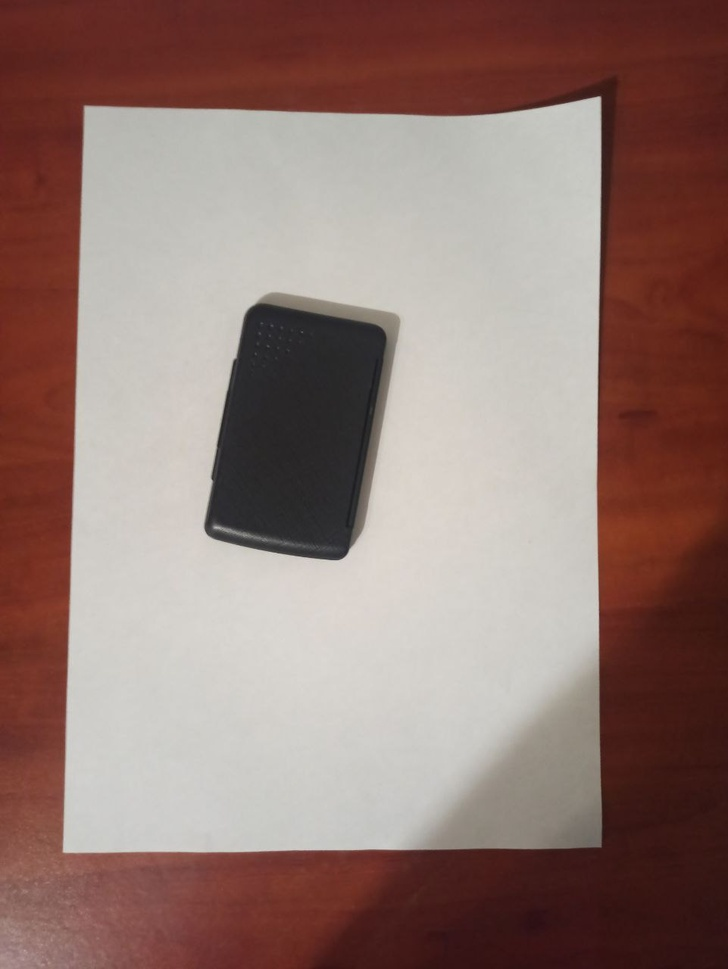
#> input picture Measurement/5460877220252874975.jpg, 728 x 969 px, shrunk from 961 x 1280 before the run
$ python -i utils.py   (imports and definitions only)
#> lines starting #> are read from the running program, lines starting #| are printed output that depends on the picture; after the words box and inside, x2 and y2 are one past the last pixel; in counts of white or black regions, pixels touching at a corner belong together
#> further down, picture is the input picture: shape (969, 728, 3); mean B, G, R 113.9, 120.2, 145.7
import cv2
import numpy as np


def get_contours(image,threshold=[100,100],min_area=1000,
                 filter_threshold=0,draw=False,show=False):
#> called with min_area = 1000, filter_threshold = 0, draw = False, show = False
    image_gray = cv2.cvtColor(image,cv2.COLOR_BGR2GRAY)
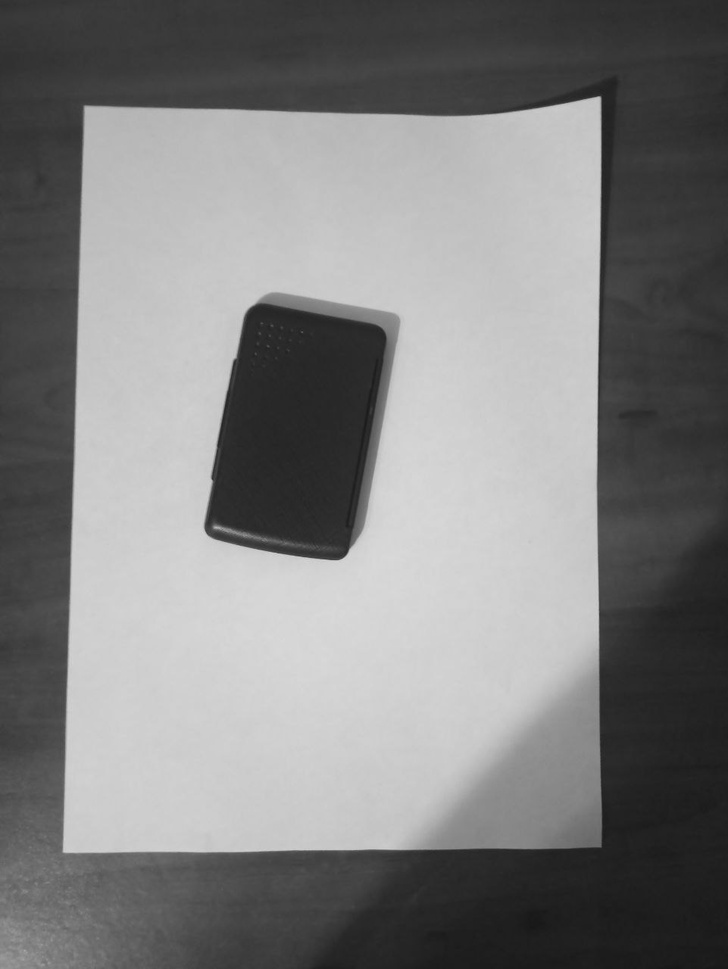
#> image_gray: shape (969, 728); min 23, max 217, mean 127.1
    image_blur = cv2.GaussianBlur(image_gray,[5,5],1)
    image_canny = cv2.Canny(image_blur,threshold[0],threshold[1])
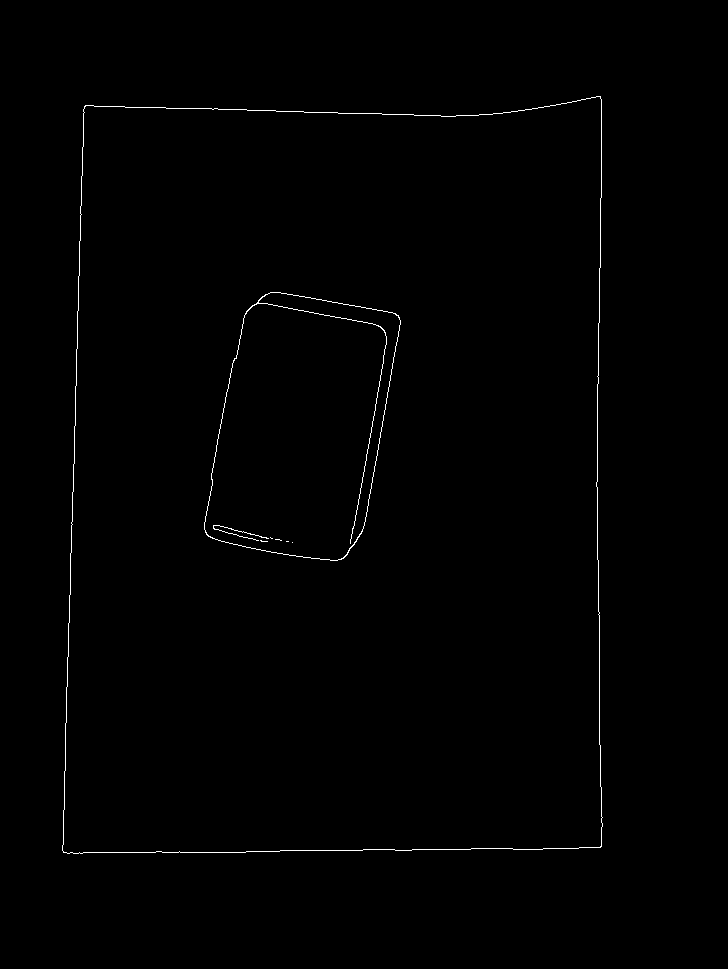
#> image_canny: shape (969, 728); 0.54% white in thin lines or dots, all inside (x1, y1, x2, y2) = (62, 96, 603, 854)
    kernel = np.ones((5,5))
    image_dil = cv2.dilate(image_canny,kernel,iterations=3)
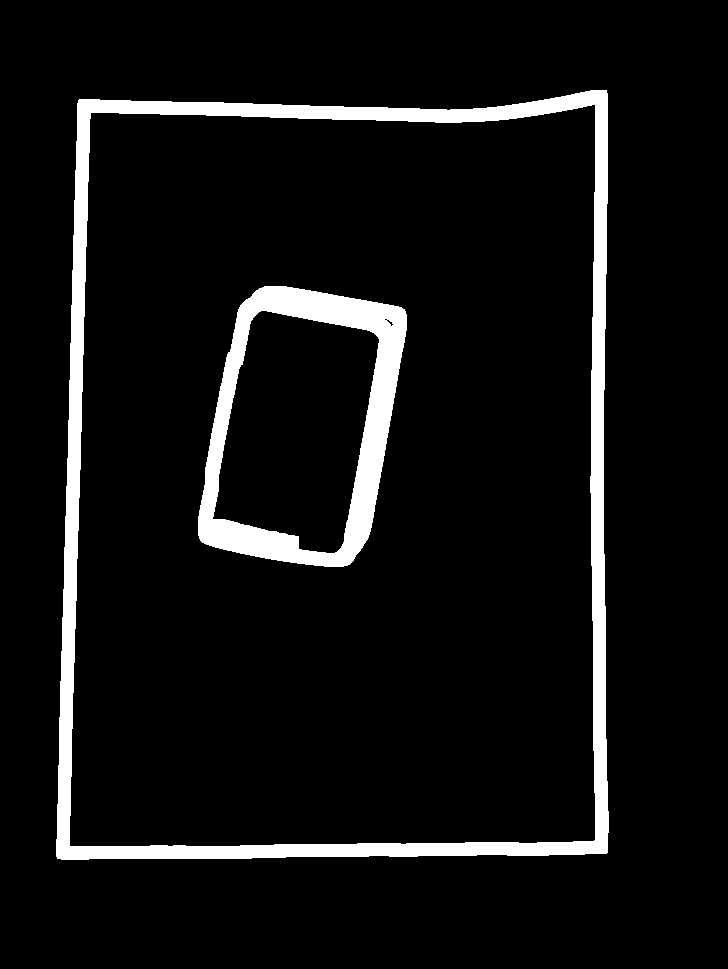
#> image_dil: shape (969, 728); 7.2% white; 2 white regions, box (x1, y1, x2, y2) and area: (56, 90, 609, 860) 34150, (198, 286, 407, 567) 16922
    image_threshold = cv2.erode(image_dil,kernel,iterations=2)
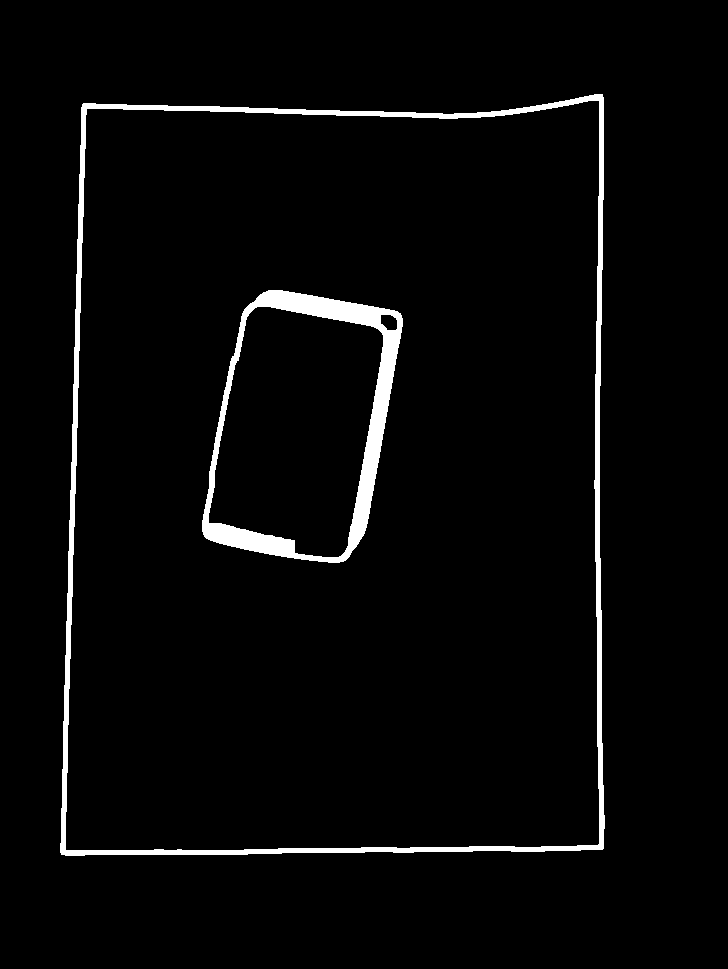
#> image_threshold: shape (969, 728); 3.2% white; 2 white regions
    if show:
        cv2.imshow('rrr',image_threshold)
    contours,_ = cv2.findContours(image_threshold,cv2.RETR_EXTERNAL,
                                cv2.CHAIN_APPROX_SIMPLE)
#> contours = 1 contour; box (x1, y1, x2, y2) and area: (60, 94, 605, 856) 394908

    final_contours = []
    for i in contours:
        area = cv2.contourArea(i)
        if area>min_area:
            perimeter = cv2.arcLength(i,True)
            approx = cv2.approxPolyDP(i,0.02*perimeter,True)
            bbox = cv2.boundingRect(approx)
            if filter_threshold > 0:
                if filter_threshold == len(approx):
                    final_contours.append([len(approx),area,approx,bbox,i])
            else:
                final_contours.append([len(approx), area, approx, bbox, i])
#> this loop made 1 pass
#> (area, perimeter, approx, bbox) on pass 1: (394908, 2598.3, [[602, 94], [82, 104], [61, 854], [603, 848]], (61, 94, 543, 761))
#> after the loop, final_contours = 1 item
    final_contours = sorted(final_contours,key=lambda x: x[1],reverse=True)
    if draw:
        for contour in final_contours:
            cv2.drawContours(image,contour[4],-1,(0,0,255),3)
    return image,final_contours


def reorder(points):
    new_points = np.zeros_like(points)
    points = points.reshape((4,2))
    add = points.sum(1)
    new_points[0] = points[np.argmin(add)]
    new_points[3] = points[np.argmax(add)]
    diff = np.diff(points,axis=1)
    new_points[1] = points[np.argmin(diff)]
    new_points[2] = points[np.argmax(diff)]
    return new_points


def warp_image(image,points,w,h,pad=20):
    points = reorder(points)
    pts1 = np.float32(points)
    pts2 = np.float32([[0,0],[w,0],[0,h],[w,h]])
    matrix = cv2.getPerspectiveTransform(pts1,pts2)
    image_warp = cv2.warpPerspective(image,matrix,(w,h))
    image_warp = image_warp[pad:image_warp.shape[0]-pad,pad:image_warp.shape[1]-pad]
    return image_warp


def find_distance(dot1,dot2):
    return np.sqrt(np.sum(np.square(dot1,dot2)))

>>> import cv2
>>> picture = cv2.imread('5460877220252874975.jpg')
>>> result = get_contours(picture)

$ run again, on Measurement/5460877220252875051.jpg
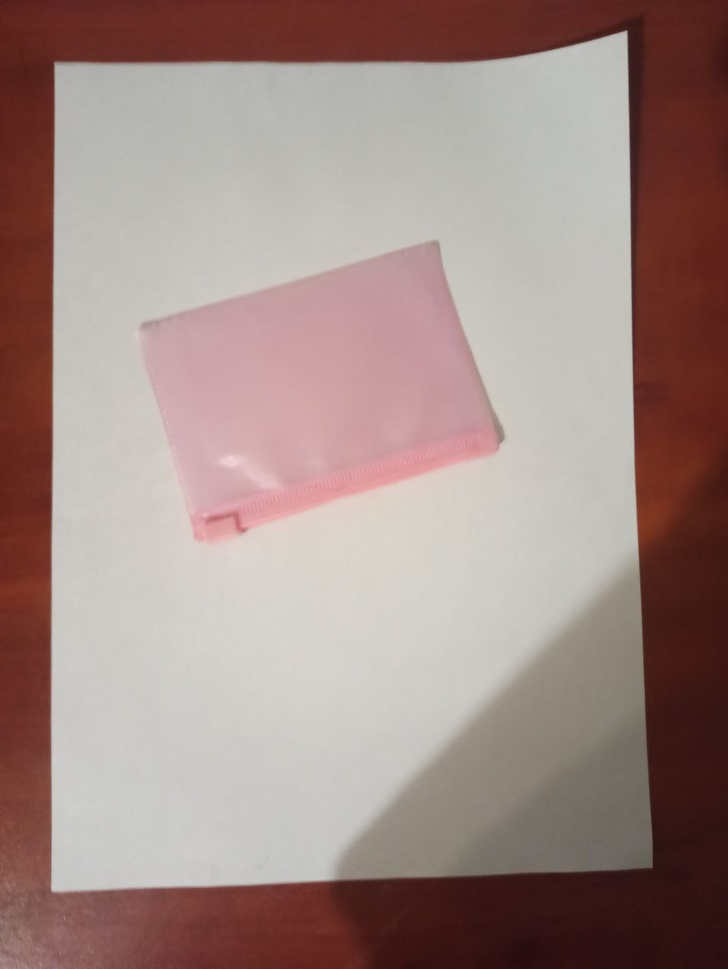
#> input picture Measurement/5460877220252875051.jpg, 728 x 969 px, shrunk from 961 x 1280 before the run
#> picture is the input picture: shape (969, 728, 3); mean B, G, R 133.1, 138, 160.3
#> in get_contours, `image_canny = cv2.Canny(image_blur,threshold[0],threshold[1])`:
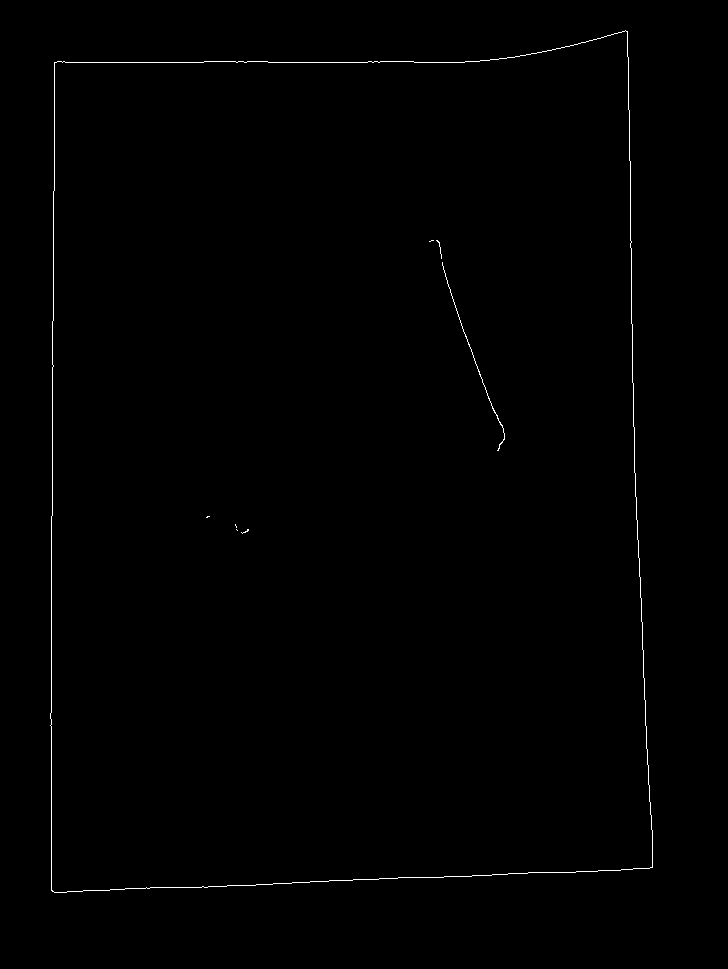
#> image_canny: shape (969, 728); 0.44% white in thin lines or dots, all inside (x1, y1, x2, y2) = (50, 30, 653, 893)
#> image_dil: shape (969, 728); 6.1% white; 4 white regions, box (x1, y1, x2, y2) and area: (44, 24, 659, 899) 38089, (423, 234, 511, 457) 3909, (229, 518, 255, 540) 475, (200, 510, 216, 524) 221
#> in get_contours, `image_threshold = cv2.erode(image_dil,kernel,iterations=2)`:
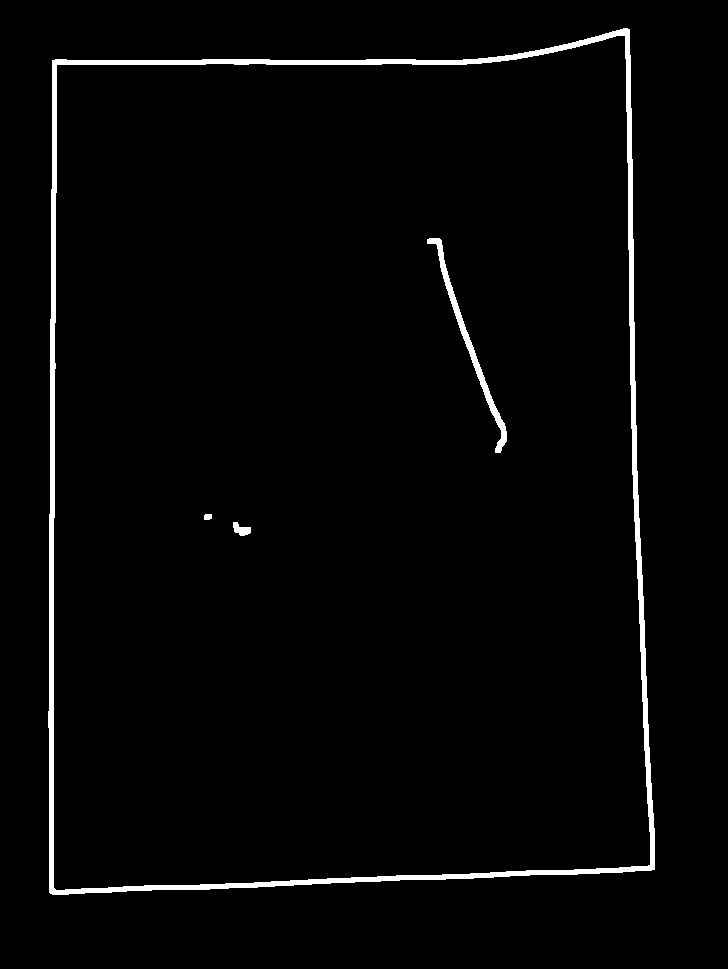
#> image_threshold: shape (969, 728); 2.3% white; 4 white regions
#> contours = 1 contour; box (x1, y1, x2, y2) and area: (48, 28, 655, 895) 486861
#> the loop in get_contours, `for i in contours:` made 1 pass
#> (area, perimeter, approx, bbox) on pass 1: (486861, 2893.8, [[629, 29], [52, 60], [50, 893], [654, 869]], (50, 29, 605, 865))
#> after the loop in get_contours, `for i in contours:`: final_contours = 1 item
